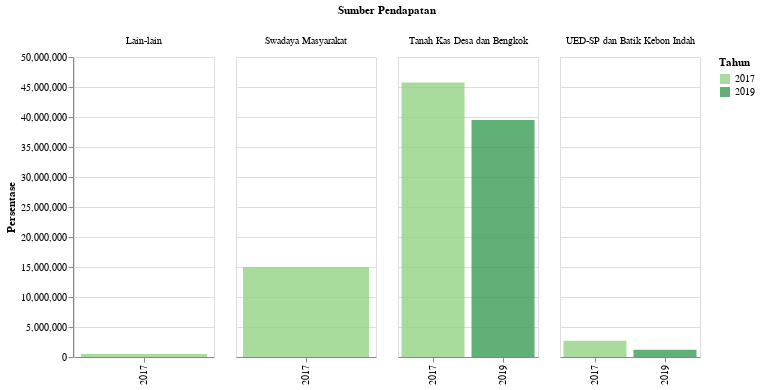

Notebook code for this chart:
### Markdown cell above
<h2>Sumber Pendapatan Asli Desa</h2>

### Code cell
df_1s = data2('Sumber Pendapatan Asli Desa')
df_1s = df_1s.dropna()
df_1s['Jumlah'] = 'Rp ' + round((df_1s['N'].astype(float)/1000000),1).astype(str) + ' Juta'
plot1s = plot_3(df_1s,'Persentase','Sumber Pendapatan',140)
plot1s

### Figure 1 — Vega-Lite specification as saved in the notebook (floating-point values rounded to 4 significant figures)
{"config": {"view": {"continuousWidth": 400, "continuousHeight": 300}}, "data": {"name": "data-8c09fd469877cdb03ecaaf99fba9331a"}, "mark": {"type": "bar", "opacity": 0.8}, "encoding": {"color": {"condition": {"type": "nominal", "field": "Tahun", "scale": {"scheme": "yellowgreen"}, "selection": "selector285"}, "value": "lightgray"}, "column": {"type": "nominal", "field": "Keterangan", "title": "Sumber Pendapatan"}, "tooltip": [{"type": "quantitative", "field": "Tahun"}, {"type": "nominal", "field": "Keterangan"}, {"type": "nominal", "field": "Jumlah"}, {"type": "nominal", "field": "Satuan"}], "x": {"type": "ordinal", "field": "Tahun", "title": ""}, "y": {"type": "quantitative", "axis": {"tickMinStep": 1}, "field": "N", "title": "Persentase"}}, "resolve": {"scale": {"x": "independent"}}, "selection": {"selector285": {"type": "single", "encodings": ["y", "color"]}, "selector287": {"type": "interval", "bind": "scales", "encodings": ["x", "y"]}}, "width": 140, "$schema": "https://vega.github.io/schema/vega-lite/v4.8.1.json", "datasets": {"data-8c09fd469877cdb03ecaaf99fba9331a": [{"Tahun": 2017, "Kode": 5, "Data": "Keuangan dan Pendapatan Desa", "Kode Kategori": 5.2, "Kategori": "Sumber Pendapatan Asli Desa", "Keterangan": "Tanah Kas Desa dan Bengkok", "N": 45750000.0, "Satuan": "Rupiah", "Jumlah": "Rp 45.8 Juta"}, {"Tahun": 2017, "Kode": 5, "Data": "Keuangan dan Pendapatan Desa", "Kode Kategori": 5.2, "Kategori": "Sumber Pendapatan Asli Desa", "Keterangan": "UED-SP dan Batik Kebon Indah", "N": 2700000.0, "Satuan": "Rupiah", "Jumlah": "Rp 2.7 Juta"}, {"Tahun": 2017, "Kode": 5, "Data": "Keuangan dan Pendapatan Desa", "Kode Kategori": 5.2, "Kategori": "Sumber Pendapatan Asli Desa", "Keterangan": "Swadaya Masyarakat", "N": 15000000.0, "Satuan": "Rupiah", "Jumlah": "Rp 15.0 Juta"}, {"Tahun": 2017, "Kode": 5, "Data": "Keuangan dan Pendapatan Desa", "Kode Kategori": 5.2, "Kategori": "Sumber Pendapatan Asli Desa", "Keterangan": "Lain-lain", "N": 500000.0, "Satuan": "Rupiah", "Jumlah": "Rp 0.5 Juta"}, {"Tahun": 2019, "Kode": 5, "Data": "Keuangan dan Pendapatan Desa", "Kode Kategori": 5.2, "Kategori": "Sumber Pendapatan Asli Desa", "Keterangan": "Tanah Kas Desa dan Bengkok", "N": 39500000.0, "Satuan": "Rupiah", "Jumlah": "Rp 39.5 Juta"}, {"Tahun": 2019, "Kode": 5, "Data": "Keuangan dan Pendapatan Desa", "Kode Kategori": 5.2, "Kategori": "Sumber Pendapatan Asli Desa", "Keterangan": "UED-SP dan Batik Kebon Indah", "N": 1200000.0, "Satuan": "Rupiah", "Jumlah": "Rp 1.2 Juta"}]}}
